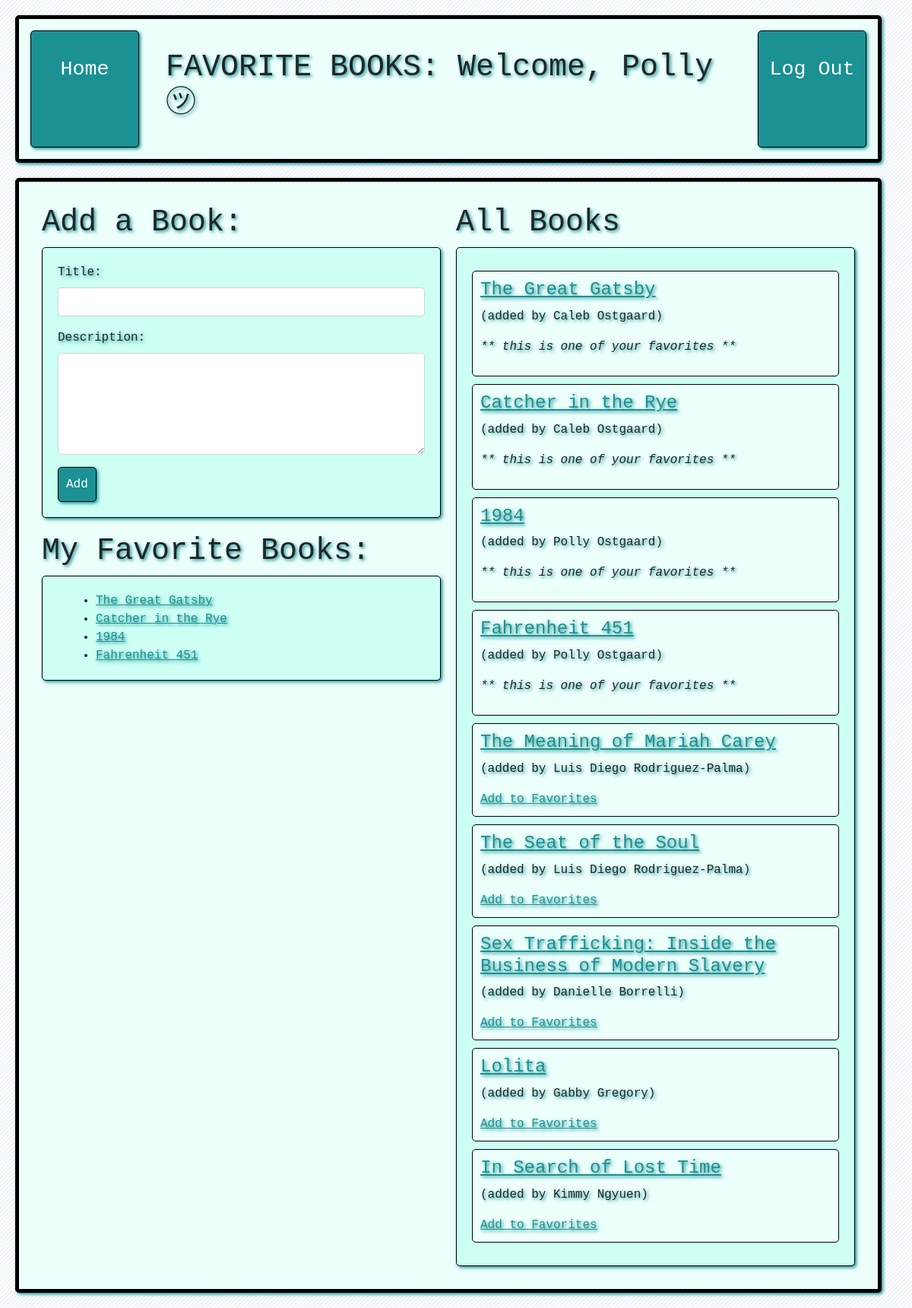
Screenshot of /books (signed in) with the database file from the repository.
### main_app/models.py (models this page shows)
class User(models.Model):
    first_name = models.CharField(max_length=255)
    last_name = models.CharField(max_length=255)
    email = models.EmailField(max_length=255)
    password = models.CharField(max_length=255)
    created_at = models.DateTimeField(auto_now_add=True)
    updated_at = models.DateTimeField(auto_now=True)
    objects = UserManager()

class Book(models.Model):
    title = models.CharField(max_length=255)
    desc = models.TextField()
    uploaded_by = models.ForeignKey(User, related_name="books_uploaded", on_delete = models.CASCADE)
    users_who_like = models.ManyToManyField(User, related_name="liked_books")
    created_at = models.DateTimeField(auto_now_add=True)
    updated_at = models.DateTimeField(auto_now=True)
    objects = BookManager()

### main_app/views.py (the view)
# urls.py: path('books', views.welcome),
def welcome(request):
    if "user_id" not in request.session:
        return redirect('/')
    user_id = int(request.session['user_id'])
    context = {
        "specified_user" : User.objects.get(id=user_id),
        "all_the_books" : Book.objects.all(),
        "my_favorites" : Book.objects.filter(users_who_like = User.objects.get(id=user_id))
    }
    return render(request, "welcome.html", context)

### main_app/templates/welcome.html (shortened to what this page needs)
<!DOCTYPE html>
<html lang="en">
<head>
    <link href="https://cdn.jsdelivr.net/npm/bootstrap@5.0.0-beta1/dist/css/bootstrap.min.css" rel="stylesheet">
    {% load static %}
    <link rel="stylesheet" href="{% static 'css/welcome.css' %}">
</head>
<body>
    <div class="mycontainer">
        <a id="subhead" href="/books">Home</a>
        <div id="mainhead">
            <h1>FAVORITE BOOKS: Welcome, {{specified_user.first_name}} ㋡</h1>
        </div>
        <a id="subhead" href="/log_out">Log Out</a>
    </div>
    <div class="welcomecontainer">
        <div class="col">
            <div class="stack">
                <h1>Add a Book:</h1>
                <form class="book_modules" action='/add_book' method='post'>
                    <div class="mb-3">
                        <label for="book_title" class="form-label">Title:</label>
                        <input type="text" name = "book_title" class="form-control">
                    </div>
                    <div class="mb-3">
                        <label for="book_desc" class="form-label">Description:</label>
                        <textarea type="text" name = "book_desc" class="form-control" rows="5" cols="40"></textarea>
                    </div>
                    <button type="submit" id="mybutton" class="btn btn-dark">Add</button>
                </form>
            </div>
            <div>
                <h1>My Favorite Books:</h1>
                <ul class="book_modules">
                    {% for book in my_favorites %}
                    <li class ="favorite_book"><a href="/books/{{book.id}}">{{book.title}}</a></li>
                    {% endfor %}
                </ul>
            </div>
        </div>
            <div class="col">
            <h1>All Books</h1>
            <div class="book_modules">
                {% for i in all_the_books %}
                <div class="specific_book">
                    <h4><a href="/books/{{i.id}}">{{i.title}}</a></h4>
                    <p>(added by {{i.uploaded_by.first_name}} {{i.uploaded_by.last_name}})</p>
                    {% if specified_user not in i.users_who_like.all %}
                    <a class="favorites_decider" href="/add_to_favorites/{{i.id}}">Add to Favorites</a>
                    {% endif %}
                    {% if specified_user in i.users_who_like.all %}
                    <p class="favorites_decider" id="italic">** this is one of your favorites **</p>
                    {% endif %}
                </div>
                    {% endfor %}
            </div>
        </div>
    </div>
    </body>
</html>

### main_app/static/css/welcome.css (style rules this page uses)
body { background-image: linear-gradient(135deg, #ffffff 37.50%, #e6effa 37.50%, #e6effa 50%, #ffffff 50%, #ffffff 87.50%, #e6effa 87.50%, #e6effa 100%); background-size: 5.66px 5.66px; font-family: 'Comic Sans MS', Courier, monospace; }
.mycontainer { text-shadow: 2px 2px 4px rgb(27, 145, 147); padding: 10px; width: 95%; background-color: rgb(236, 255, 251); border: black solid 5px; box-shadow: 2px 2px 4px rgb(27, 145, 147); border-radius: 5px; display: flex; margin: 20px; }
#mainhead { text-shadow: 2px 2px 4px rgb(27, 145, 147); padding: 10px; width: 80%; margin: 20px; display: flex; }
#subhead { text-shadow: 2px 2px 4px rgb(27, 145, 147); padding-top: 30px; width: 15%; box-shadow: 2px 2px 4px rgb(27, 145, 147); margin: 5px; text-align: center; background-color: rgb(27, 145, 147); color: white; box-shadow: 2px 2px 4px rgb(27, 145, 147); border-radius: 5px; border: black solid 1px; text-decoration: none; font-size: 20pt; }
#mybutton { text-shadow: 2px 2px 4px rgb(27, 145, 147); padding: 10px; box-shadow: 2px 2px 4px rgb(27, 145, 147); text-align: center; background-color: rgb(27, 145, 147); color: white; box-shadow: 2px 2px 4px rgb(27, 145, 147); border-radius: 5px; border: black solid 1px; text-decoration: none; }
.welcomecontainer { text-shadow: 2px 2px 4px rgb(27, 145, 147); padding: 20px; width: 95%; background-color: rgb(236, 255, 251); border: black solid 5px; box-shadow: 2px 2px 4px rgb(27, 145, 147); border-radius: 5px; margin: 20px; display: flex; }
.col { margin: 10px; }
.stack { margin-bottom: 20px; }
.book_modules { box-shadow: 2px 2px 4px rgb(27, 145, 147); border-radius: 5px; border: black solid 1px; text-decoration: none; padding: 20px; background-color:rgb(205, 255, 244); }
.book_modules a { color: rgb(27, 145, 147); }
.favorite_book { margin-left: 50px; }
#italic { font-style: italic; }
.specific_book { border-radius: 5px; border: black solid 1px; padding: 10px; margin-top: 10px; margin-bottom: 10px; background-color: rgb(236, 255, 251); }

### rows the page displays
User: first_name "Polly"
Book: title "The Great Gatsby", uploaded_by.first_name "Caleb", uploaded_by.last_name "Ostgaard", shows "** this is one of your favorites **"
Book: title "Catcher in the Rye", uploaded_by.first_name "Caleb", uploaded_by.last_name "Ostgaard", shows "** this is one of your favorites **"
Book: title "1984", uploaded_by.first_name "Polly", uploaded_by.last_name "Ostgaard", shows "** this is one of your favorites **"
Book: title "Fahrenheit 451", uploaded_by.first_name "Polly", uploaded_by.last_name "Ostgaard", shows "** this is one of your favorites **"
Book: title "The Meaning of Mariah Carey", uploaded_by.first_name "Luis Diego", uploaded_by.last_name "Rodriguez-Palma"
Book: title "The Seat of the Soul", uploaded_by.first_name "Luis Diego", uploaded_by.last_name "Rodriguez-Palma"
Book: title "Sex Trafficking: Inside the Business of Modern Slavery", uploaded_by.first_name "Danielle", uploaded_by.last_name "Borrelli"
Book: title "Lolita", uploaded_by.first_name "Gabby", uploaded_by.last_name "Gregory"
Book: title "In Search of Lost Time", uploaded_by.first_name "Kimmy", uploaded_by.last_name "Ngyuen"
